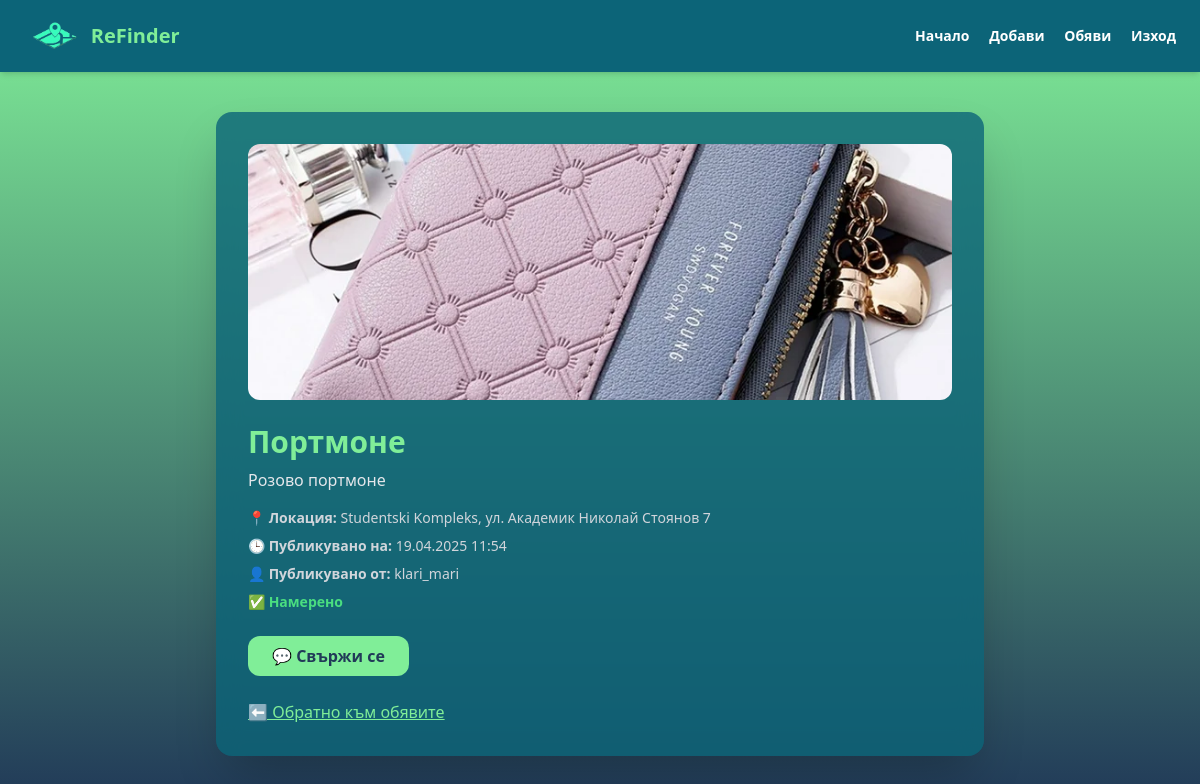
The app's page /ads/3/ with its own data.
### ReFinds/models.py (models this page shows, shortened)
class Ad(models.Model):
    STATUS_CHOICES = [
        ('lost', 'Изгубено'),
        ('found', 'Намерено'),
    ]
    title = models.CharField(max_length=100)
    description = models.TextField(max_length=300)
    status = models.CharField(max_length=10, choices=STATUS_CHOICES,default='lost')
    image = models.ImageField(upload_to='ads_images/', blank=True, null=True)
    location = models.CharField(max_length=100, blank=True)
    latitude = models.FloatField(null=True, blank=True)
    longitude = models.FloatField(null=True, blank=True)
    created_at = models.DateTimeField(auto_now_add=True)
    user = models.ForeignKey(User, on_delete=models.CASCADE)

### ReFinds/views.py (the view)
# urls.py: path('ads/<int:ad_id>/', views.ad_detail_view, name='ad_detail'),
def ad_detail_view(request, ad_id):
    ad = get_object_or_404(Ad, id=ad_id)
    return render(request, 'ad_detail.html', {'ad': ad})

### ReFinds/templates/ad_detail.html (shortened to what this page needs)
<!DOCTYPE html>
{% load static %}
<html lang="bg">
<head>
  <script src="https://cdn.tailwindcss.com"></script>
  <link rel="stylesheet" href="{% static 'listing.css' %}">
</head>
<body class="bg-[#213A58] text-white min-h-screen">
  <nav class="flex justify-between items-center px-6 py-4 bg-[#0C6478] shadow-md">
    <div class="flex items-center gap-2">
      <img src="{% static 'logo-removebg-preview.png' %}" alt="ReFinder Logo" class="h-10">
      <span class="text-xl font-bold text-[#80EE98]">ReFinder</span>
    </div>
    <div class="space-x-4 text-sm font-semibold">
      <a href="{% url 'home' %}" class="hover:text-[#80EE98]">Начало</a>
      <a href="{% url 'listing' %}" class="hover:text-[#80EE98]">Добави</a>
      <a href="{% url 'ad_list' %}" class="hover:text-[#80EE98]">Обяви</a>
      <a href="{% url 'logout' %}" class="hover:text-[#80EE98]">Изход</a>
    </div>
  </nav>
  <div class="max-w-3xl mx-auto mt-10 bg-[#0C6478]/80 backdrop-blur-md p-8 rounded-2xl shadow-2xl">
    {% if ad.image %}
      <img src="{{ ad.image.url }}" alt="Ad Image" class="w-full h-64 object-cover rounded-xl mb-6">
    {% endif %}
    <h1 class="text-3xl font-bold text-[#80EE98] mb-2">{{ ad.title }}</h1>
    <p class="text-gray-200 mb-4">{{ ad.description }}</p>
    <div class="text-sm text-gray-300 space-y-2">
      <p>📍 <strong>Локация:</strong> {{ ad.location }}</p>
      <p>🕒 <strong>Публикувано на:</strong> {{ ad.created_at|date:"d.m.Y H:i" }}</p>
      <p>👤 <strong>Публикувано от:</strong> {{ ad.user.username }}</p>
      <p>
        {% if ad.status == 'lost' %}
          🛑 <strong class="text-red-400">Изгубено</strong>
        {% elif ad.status == 'found' %}
          ✅ <strong class="text-green-400">Намерено</strong>
        {% endif %}
      </p>
    </div>
    {% if request.user != ad.user %}
  <div class="mt-6">
    <a href="{% url 'start_chat' ad.user.id %}"
       class="inline-block bg-[#80EE98] text-[#213A58] font-bold px-6 py-2 rounded-xl hover:bg-[#46DFB1] transition-all">
      💬 Свържи се
    </a>
  </div>
{% endif %}
    <div class="mt-6">
      <a href="{% url 'ad_list' %}" class="text-[#80EE98] underline hover:text-[#46DFB1]">⬅ Обратно към обявите</a>
    </div>
  </div>
</body>
</html>

### ReFinds/static/listing.css (style rules this page uses)
body { background: linear-gradient(to bottom, #80EE98, #213A58); }

### records on screen
Ad: image (picture), title "Портмоне", description "Розово портмоне", location "Studentski Kompleks, ул. Академик Николай Стоянов 7", created_at "19.04.2025 11:54", user.username "klari_mari"
